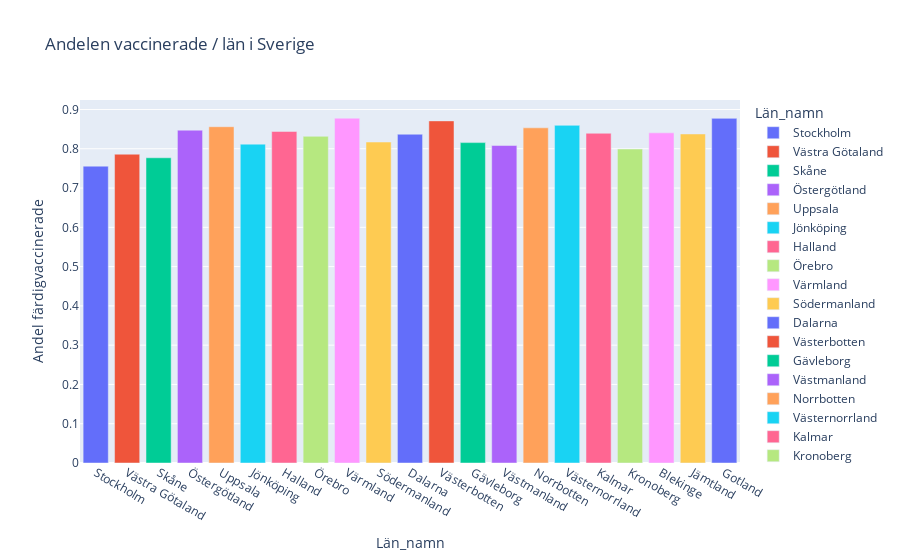

Here is the notebook cell this chart was saved with:
### Markdown cell above
# E. Andel färdigvaccinerade per län

### Code cell
"""Här plottar och sparar vi datan för andelen färdigvaccinerade som vi förberedde i förra cellen"""
fig = px.bar(new_df, x="Län_namn", y="Andel färdigvaccinerade", color="Län_namn", title="Andelen vaccinerade / län i Sverige")
fig.write_html(f"visualiseringar/2E_andel_färdigvaccinerade.html")
fig.show()

### Figure 1 — Plotly figure (JSON) as saved in the notebook; plotly's stock layout.template omitted (floating-point values rounded to 4 significant figures)
{"data": [{"alignmentgroup": "True", "hovertemplate": "Län_namn=%{x}<br>Andel färdigvaccinerade=%{y}<extra></extra>", "legendgroup": "Stockholm", "marker": {"color": "#636efa", "pattern": {"shape": ""}}, "name": "Stockholm", "offsetgroup": "Stockholm", "orientation": "v", "showlegend": true, "textposition": "auto", "type": "bar", "x": ["Stockholm"], "xaxis": "x", "y": [0.7557], "yaxis": "y"}, {"alignmentgroup": "True", "hovertemplate": "Län_namn=%{x}<br>Andel färdigvaccinerade=%{y}<extra></extra>", "legendgroup": "Västra Götaland", "marker": {"color": "#EF553B", "pattern": {"shape": ""}}, "name": "Västra Götaland", "offsetgroup": "Västra Götaland", "orientation": "v", "showlegend": true, "textposition": "auto", "type": "bar", "x": ["Västra Götaland"], "xaxis": "x", "y": [0.7862], "yaxis": "y"}, {"alignmentgroup": "True", "hovertemplate": "Län_namn=%{x}<br>Andel färdigvaccinerade=%{y}<extra></extra>", "legendgroup": "Skåne", "marker": {"color": "#00cc96", "pattern": {"shape": ""}}, "name": "Skåne", "offsetgroup": "Skåne", "orientation": "v", "showlegend": true, "textposition": "auto", "type": "bar", "x": ["Skåne"], "xaxis": "x", "y": [0.7771], "yaxis": "y"}, {"alignmentgroup": "True", "hovertemplate": "Län_namn=%{x}<br>Andel färdigvaccinerade=%{y}<extra></extra>", "legendgroup": "Östergötland", "marker": {"color": "#ab63fa", "pattern": {"shape": ""}}, "name": "Östergötland", "offsetgroup": "Östergötland", "orientation": "v", "showlegend": true, "textposition": "auto", "type": "bar", "x": ["Östergötland"], "xaxis": "x", "y": [0.8474], "yaxis": "y"}, {"alignmentgroup": "True", "hovertemplate": "Län_namn=%{x}<br>Andel färdigvaccinerade=%{y}<extra></extra>", "legendgroup": "Uppsala", "marker": {"color": "#FFA15A", "pattern": {"shape": ""}}, "name": "Uppsala", "offsetgroup": "Uppsala", "orientation": "v", "showlegend": true, "textposition": "auto", "type": "bar", "x": ["Uppsala"], "xaxis": "x", "y": [0.8561], "yaxis": "y"}, {"alignmentgroup": "True", "hovertemplate": "Län_namn=%{x}<br>Andel färdigvaccinerade=%{y}<extra></extra>", "legendgroup": "Jönköping", "marker": {"color": "#19d3f3", "pattern": {"shape": ""}}, "name": "Jönköping", "offsetgroup": "Jönköping", "orientation": "v", "showlegend": true, "textposition": "auto", "type": "bar", "x": ["Jönköping"], "xaxis": "x", "y": [0.8118], "yaxis": "y"}, {"alignmentgroup": "True", "hovertemplate": "Län_namn=%{x}<br>Andel färdigvaccinerade=%{y}<extra></extra>", "legendgroup": "Halland", "marker": {"color": "#FF6692", "pattern": {"shape": ""}}, "name": "Halland", "offsetgroup": "Halland", "orientation": "v", "showlegend": true, "textposition": "auto", "type": "bar", "x": ["Halland"], "xaxis": "x", "y": [0.8441], "yaxis": "y"}, {"alignmentgroup": "True", "hovertemplate": "Län_namn=%{x}<br>Andel färdigvaccinerade=%{y}<extra></extra>", "legendgroup": "Örebro", "marker": {"color": "#B6E880", "pattern": {"shape": ""}}, "name": "Örebro", "offsetgroup": "Örebro", "orientation": "v", "showlegend": true, "textposition": "auto", "type": "bar", "x": ["Örebro"], "xaxis": "x", "y": [0.8317], "yaxis": "y"}, {"alignmentgroup": "True", "hovertemplate": "Län_namn=%{x}<br>Andel färdigvaccinerade=%{y}<extra></extra>", "legendgroup": "Värmland", "marker": {"color": "#FF97FF", "pattern": {"shape": ""}}, "name": "Värmland", "offsetgroup": "Värmland", "orientation": "v", "showlegend": true, "textposition": "auto", "type": "bar", "x": ["Värmland"], "xaxis": "x", "y": [0.878], "yaxis": "y"}, {"alignmentgroup": "True", "hovertemplate": "Län_namn=%{x}<br>Andel färdigvaccinerade=%{y}<extra></extra>", "legendgroup": "Södermanland", "marker": {"color": "#FECB52", "pattern": {"shape": ""}}, "name": "Södermanland", "offsetgroup": "Södermanland", "orientation": "v", "showlegend": true, "textposition": "auto", "type": "bar", "x": ["Södermanland"], "xaxis": "x", "y": [0.8172], "yaxis": "y"}, {"alignmentgroup": "True", "hovertemplate": "Län_namn=%{x}<br>Andel färdigvaccinerade=%{y}<extra></extra>", "legendgroup": "Dalarna", "marker": {"color": "#636efa", "pattern": {"shape": ""}}, "name": "Dalarna", "offsetgroup": "Dalarna", "orientation": "v", "showlegend": true, "textposition": "auto", "type": "bar", "x": ["Dalarna"], "xaxis": "x", "y": [0.837], "yaxis": "y"}, {"alignmentgroup": "True", "hovertemplate": "Län_namn=%{x}<br>Andel färdigvaccinerade=%{y}<extra></extra>", "legendgroup": "Västerbotten", "marker": {"color": "#EF553B", "pattern": {"shape": ""}}, "name": "Västerbotten", "offsetgroup": "Västerbotten", "orientation": "v", "showlegend": true, "textposition": "auto", "type": "bar", "x": ["Västerbotten"], "xaxis": "x", "y": [0.871], "yaxis": "y"}, {"alignmentgroup": "True", "hovertemplate": "Län_namn=%{x}<br>Andel färdigvaccinerade=%{y}<extra></extra>", "legendgroup": "Gävleborg", "marker": {"color": "#00cc96", "pattern": {"shape": ""}}, "name": "Gävleborg", "offsetgroup": "Gävleborg", "orientation": "v", "showlegend": true, "textposition": "auto", "type": "bar", "x": ["Gävleborg"], "xaxis": "x", "y": [0.8156], "yaxis": "y"}, {"alignmentgroup": "True", "hovertemplate": "Län_namn=%{x}<br>Andel färdigvaccinerade=%{y}<extra></extra>", "legendgroup": "Västmanland", "marker": {"color": "#ab63fa", "pattern": {"shape": ""}}, "name": "Västmanland", "offsetgroup": "Västmanland", "orientation": "v", "showlegend": true, "textposition": "auto", "type": "bar", "x": ["Västmanland"], "xaxis": "x", "y": [0.8083], "yaxis": "y"}, {"alignmentgroup": "True", "hovertemplate": "Län_namn=%{x}<br>Andel färdigvaccinerade=%{y}<extra></extra>", "legendgroup": "Norrbotten", "marker": {"color": "#FFA15A", "pattern": {"shape": ""}}, "name": "Norrbotten", "offsetgroup": "Norrbotten", "orientation": "v", "showlegend": true, "textposition": "auto", "type": "bar", "x": ["Norrbotten"], "xaxis": "x", "y": [0.8533], "yaxis": "y"}, {"alignmentgroup": "True", "hovertemplate": "Län_namn=%{x}<br>Andel färdigvaccinerade=%{y}<extra></extra>", "legendgroup": "Västernorrland", "marker": {"color": "#19d3f3", "pattern": {"shape": ""}}, "name": "Västernorrland", "offsetgroup": "Västernorrland", "orientation": "v", "showlegend": true, "textposition": "auto", "type": "bar", "x": ["Västernorrland"], "xaxis": "x", "y": [0.8597], "yaxis": "y"}, {"alignmentgroup": "True", "hovertemplate": "Län_namn=%{x}<br>Andel färdigvaccinerade=%{y}<extra></extra>", "legendgroup": "Kalmar", "marker": {"color": "#FF6692", "pattern": {"shape": ""}}, "name": "Kalmar", "offsetgroup": "Kalmar", "orientation": "v", "showlegend": true, "textposition": "auto", "type": "bar", "x": ["Kalmar"], "xaxis": "x", "y": [0.8394], "yaxis": "y"}, {"alignmentgroup": "True", "hovertemplate": "Län_namn=%{x}<br>Andel färdigvaccinerade=%{y}<extra></extra>", "legendgroup": "Kronoberg", "marker": {"color": "#B6E880", "pattern": {"shape": ""}}, "name": "Kronoberg", "offsetgroup": "Kronoberg", "orientation": "v", "showlegend": true, "textposition": "auto", "type": "bar", "x": ["Kronoberg"], "xaxis": "x", "y": [0.7994], "yaxis": "y"}, {"alignmentgroup": "True", "hovertemplate": "Län_namn=%{x}<br>Andel färdigvaccinerade=%{y}<extra></extra>", "legendgroup": "Blekinge", "marker": {"color": "#FF97FF", "pattern": {"shape": ""}}, "name": "Blekinge", "offsetgroup": "Blekinge", "orientation": "v", "showlegend": true, "textposition": "auto", "type": "bar", "x": ["Blekinge"], "xaxis": "x", "y": [0.8405], "yaxis": "y"}, {"alignmentgroup": "True", "hovertemplate": "Län_namn=%{x}<br>Andel färdigvaccinerade=%{y}<extra></extra>", "legendgroup": "Jämtland", "marker": {"color": "#FECB52", "pattern": {"shape": ""}}, "name": "Jämtland", "offsetgroup": "Jämtland", "orientation": "v", "showlegend": true, "textposition": "auto", "type": "bar", "x": ["Jämtland"], "xaxis": "x", "y": [0.8377], "yaxis": "y"}, {"alignmentgroup": "True", "hovertemplate": "Län_namn=%{x}<br>Andel färdigvaccinerade=%{y}<extra></extra>", "legendgroup": "Gotland", "marker": {"color": "#636efa", "pattern": {"shape": ""}}, "name": "Gotland", "offsetgroup": "Gotland", "orientation": "v", "showlegend": true, "textposition": "auto", "type": "bar", "x": ["Gotland"], "xaxis": "x", "y": [0.8774], "yaxis": "y"}], "layout": {"barmode": "relative", "legend": {"title": {"text": "Län_namn"}, "tracegroupgap": 0}, "title": {"text": "Andelen vaccinerade / län i Sverige"}, "xaxis": {"anchor": "y", "categoryarray": ["Stockholm", "Västra Götaland", "Skåne", "Östergötland", "Uppsala", "Jönköping", "Halland", "Örebro", "Värmland", "Södermanland", "Dalarna", "Västerbotten", "Gävleborg", "Västmanland", "Norrbotten", "Västernorrland", "Kalmar", "Kronoberg", "Blekinge", "Jämtland", "Gotland"], "categoryorder": "array", "domain": [0, 1], "title": {"text": "Län_namn"}}, "yaxis": {"anchor": "x", "domain": [0, 1], "title": {"text": "Andel färdigvaccinerade"}}}}
